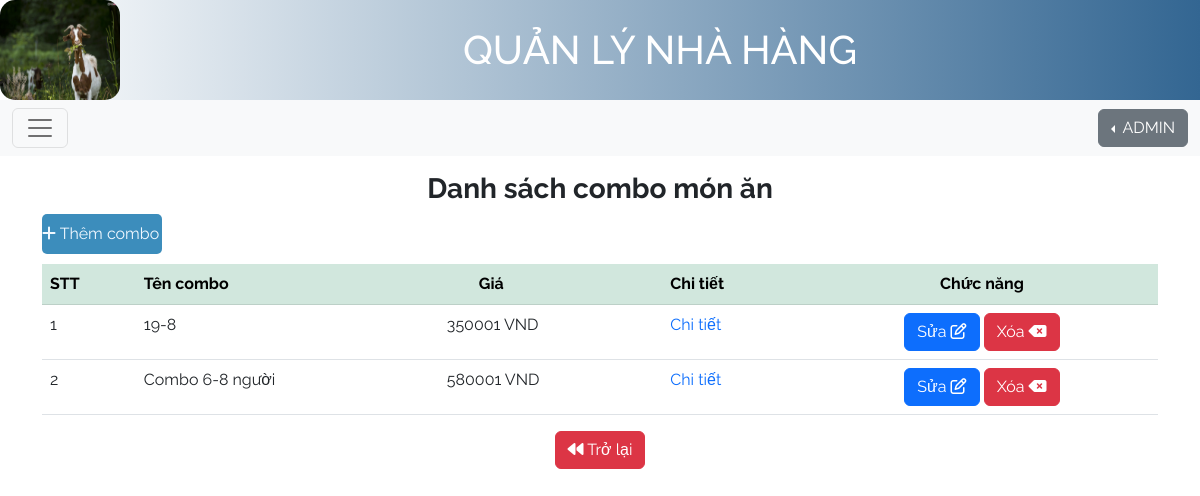
Page /trangchuAdmin1.php?id=4 on the committed database.
### tables this page shows
CREATE TABLE `combo` (
  `maCombo` int(10) NOT NULL,
  `tenCombo` varchar(30) NOT NULL,
  `gomMon` varchar(50) NOT NULL,
  `anh` varchar(40) NOT NULL,
  `GiaCB` int(11) NOT NULL
);

### dsCombo1.php (the view, shortened to what this page needs)
<!DOCTYPE html>
<html lang="en">
<head>
  <link href="css/all.min.css" rel="stylesheet">
  <link href="https://cdn.jsdelivr.net/npm/bootstrap@5.2.3/dist/css/bootstrap.min.css" rel="stylesheet">
  <link href="css/all.min.css" rel="stylesheet">
		<link href="css/bootstrap.min.css" rel="stylesheet">
		<link href="css/main.css" rel="stylesheet">
</head>
<body>
    <div style="margin-top: 100;">
<div class="container mt-3" style="margin-top: 100px;">
<?php
        include("connectDataBase.php");
        $sql="SELECT * from combo";
        $rs=mysqli_query($con,$sql);
    ?>
        <h3 class="text-center fw-bold"> Danh sách combo món ăn</h3>
        <a href="themcombo1.php" class="insert"><i class="fa-solid fa-plus"></i> Thêm combo</a>
        <table class="table">
            <thead>
            <tr  class="table-success">
                <th>STT</th>
                <th>Tên combo</th>
                <th style="padding-left: 40px;">Giá</th>
                <th>Chi tiết</th>
                <th colspan="2" class="text-center">Chức năng</th>
            </tr>
            </thead>
            <tbody>
            <?php
            $count=1;
            while($row=mysqli_fetch_assoc($rs)){
            ?>
            <tr>
                <td><?=$count?></td>
                <td><?=$row['tenCombo']?></td>
                <td><?=$row['GiaCB']?> VND</td>
                <td><a class="text-decoration-none" href="chitietcombo.php?id=<?=$row['maCombo']?>">Chi tiết</a></td>
                <td class="text-center" colspan="2"><a class="btn btn-primary" href="editcombo1.php?id=<?=$row['maCombo']?>" class="a">Sửa <i class="fa-regular fa-pen-to-square"></i></a> <button onclick="xoa('<?=$row['maCombo']?>')" class=" btn btn-danger" >Xóa <i class="fa-solid fa-delete-left"></i></button></td>
            </tr>
        <?php
                $count++;
            }
        ?>
        </table>
    <div class="text-center">
        <a href="trangchuAdmin1.php"><button class="btn btn-danger"><i class="fa-solid fa-backward"></i> Trở lại</button></a>
    </div>
</div>
</div>
</body>
</html>

### css/main.css (style rules this page uses)
body { font-family: 'Raleway', sans-serif; }

### dsCombo1.php (style rules this page uses)
.insert { background-color: #3c8dbc; color: aliceblue; border-color: #367fa9; text-decoration: none; display: block; width: 120px; height: 40px; line-height: 40px; margin-bottom: 10px; border-radius: 5px; }

### rows in the picture
combo: tenCombo "19-8", GiaCB "350001"
combo: tenCombo "Combo 6-8 người", GiaCB "580001"
